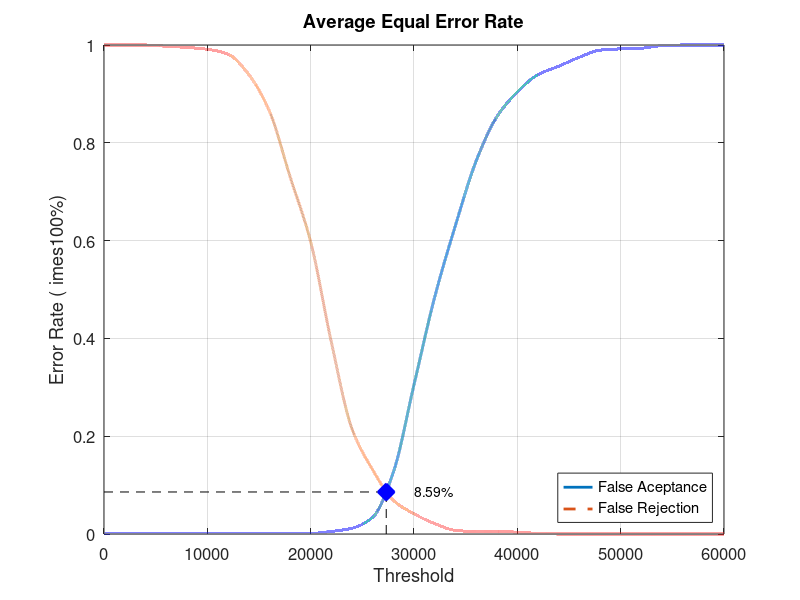
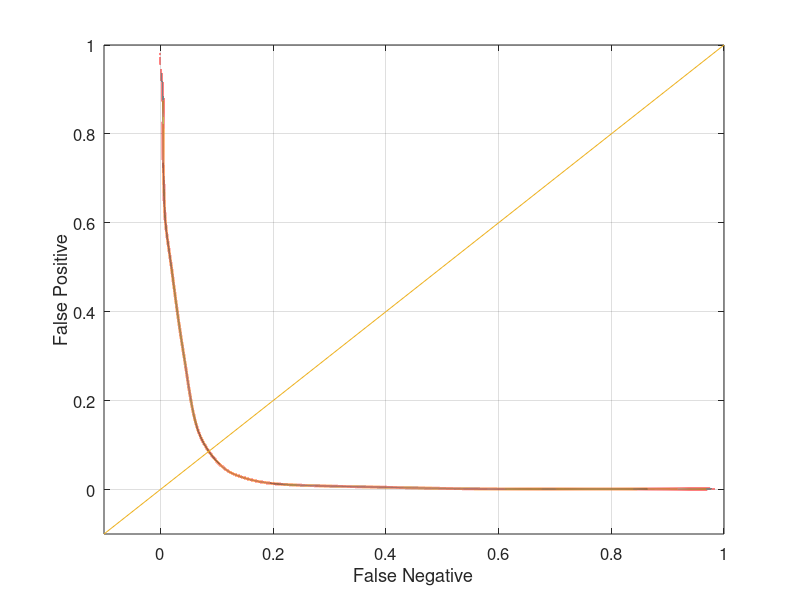

The MATLAB script that drew these images, in order:
close all;
clear;
clc;
x = 0:2000:60000;
xq = 0:0.5:60000;

y0 = [0 0.00131579 0.00131579 0.00131579 0.00131579 0.00131579 0.00131579 0.00131579 0.00131579 0.00131579 0.00131579 0.00526316 0.0118421 0.0342105 0.126316 0.305263 0.484211 0.630263 0.761842 0.852632 0.903947 0.939474 0.956579 0.975 0.989474 0.992105 0.993421 0.998684 1 1 1]
yy0 = interp1(x, y0, xq, 'pchip');
y1 = [1 1 1 0.9975 0.995 0.99125 0.98125 0.94 0.865 0.73125 0.5975 0.3925 0.215 0.13125 0.06875 0.04125 0.02125 0.0075 0.005 0.005 0.00375 0.00125 0 0 0 0 0 0 0 0 0]
yy1 = interp1(x, y1, xq, 'pchip');

% Calculating EER: 
y2 = abs(y0 - y1);
find(y2 == min(y2))
yy2 = abs(yy0 - yy1);
xEER = find(yy2 == min(yy2));
xEERIndex = xq(xEER) % X-axis EER
yEER = yy0(xEER) % Y-axis EER

main = figure
plot(xq, yy0,'-','LineWidth', 2);	hold on
plot(xq, yy1,'--','LineWidth', 2);	hold on
plot([xEERIndex xEERIndex], [0 yEER], 'k--');	hold on
plot([0 xEERIndex], [yEER yEER], 'k--');	hold on
plot(xEERIndex, yEER, 'bx', 'LineWidth', 10);	hold on
text(xEERIndex + 10 * xEERIndex / 100, yEER, [num2str(round((10000 * yEER)) / 100) '%'])
legend('False Aceptance', 'False Rejection', 'Location', 'SouthEast')
xlabel('Threshold')
ylabel('Error Rate (	imes100%)')
title('Average Equal Error Rate')
set(gca, 'FontSize', 12)
axis([0 60000 0 1])
grid on

print(main, 'Experiment4AverageMain', '-dpng');
FNRxFPR = figure('Color', [1 1 1]);
plot(yy1, yy0, '-', yy1, yy0, 'LineWidth', 2);
hold on
y = -0.1:0.1:1
plot(y, y); 
set(gca, 'FontSize', 12)
xlabel('False Negative')
ylabel('False Positive')
axis([-0.1 1 -0.1 1])
set(gca, 'FontSize', 12)
grid on

print(FNRxFPR, 'Experiment4AverageFNRxFPR','-dpng');
